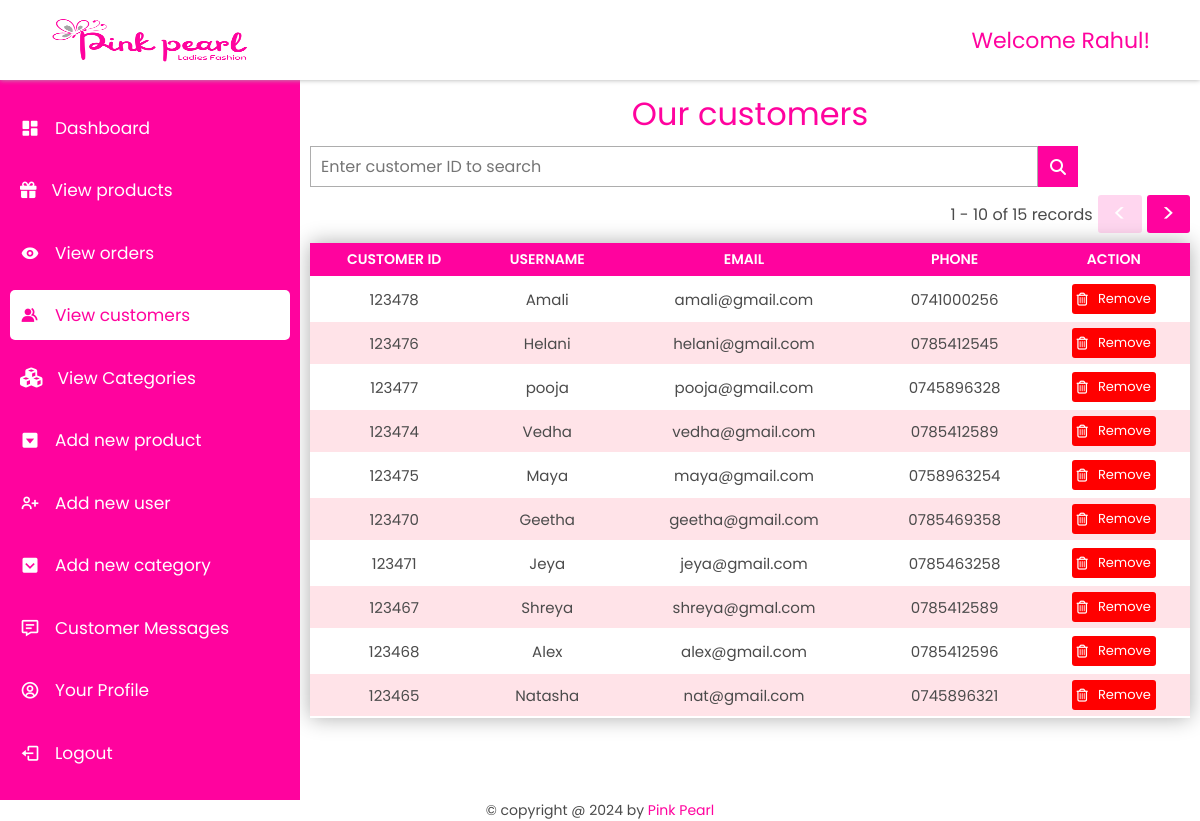
The app's page /admin/customers.php (signed in) with its own data.
### tables this page shows
CREATE TABLE `users` (
  `user_id` int(11) NOT NULL,
  `username` varchar(50) NOT NULL,
  `first_name` varchar(100) NOT NULL,
  `last_name` varchar(100) NOT NULL,
  `phone` varchar(15) NOT NULL,
  `address_line1` text NOT NULL,
  `address_line2` text NOT NULL,
  `email` varchar(100) NOT NULL,
  `password` char(255) NOT NULL,
  `reg_date` date NOT NULL DEFAULT current_timestamp(),
  `user_type` varchar(50) NOT NULL,
  `current_point_balance` int(11) NOT NULL
);

### admin/customers.php (the view, shortened to what this page needs)
<?php
    include('../database/dbconnection.php');
    $limit = 10;
    $offset = 0;
    $searchword = "";
    $customerSelectQuery = "select * from users where user_id like '%" . $searchword . "%' and user_type='customer' order by reg_date desc limit $limit offset $offset";
    $customersResult = mysqli_query($connection, $customerSelectQuery);
    $totalNoOfCustomers = getIotalNoOfCustomers($connection, $searchword);
?>
<!DOCTYPE html>
<html lang="en">
<head>
    <link rel="stylesheet" href="../index.css">
    <link rel="stylesheet" href="https://maxst.icons8.com/vue-static/landings/line-awesome/line-awesome/1.3.0/css/line-awesome.min.css">
    <link  rel="stylesheet"href="https://unpkg.com/boxicons@2.1.4/css/boxicons.min.css">
    <link rel="stylesheet" href="style.css">
</head>
<body>
    <header>
        <div style="display: flex;align-items: center;gap: 10px;"><i class="fa fa-bars toggle-menu" aria-hidden="true" onclick="handleNav()" style="font-size: 20px;"></i><img src="../uploadedImages/logo.png" alt=""></div>
        <h1>Welcome <?php echo $_SESSION['admin_name'] ?>!</h1>
    </header>
    <main>
        <div class="side-bar">
            <ul>
                <li class="active">
                    <a href="dashboard.php"><i class='bx bxs-dashboard'></i>
                    <span>Dashboard</span></a>
                </li>
                <li>
                    <a href="products.php"><i class="fa fa-gift" aria-hidden="true" style="font-size: 16.5px;"></i>
                    <span>View products</span></a>
                </li>
                <li>
                    <a href="orders.php"><i class='bx bxs-show'></i>
                    <span>View orders</span></a>
                </li>
                <li>
                    <a href="customers.php" class="active"><i class='bx bxs-group'></i>
                    <span>View customers</span></a>
                </li>
                <li>
                    <a href="categories.php"><i class="fa fa-cubes" aria-hidden="true"></i>
                    <span>View Categories</span></a>
                </li>
                <li>
                    <a href="addnewproduct.php"><i class='bx bxs-caret-down-square' ></i>
                    <span>Add new product</span></a>
                </li>
                <li>
                    <a href="addnewuser.php"><i class='bx bx-user-plus'></i>
                    <span>Add new user</span></a>
                </li>
                <li>
                    <a href="addNewCategory.php"><i class='bx bxs-chevron-down-square'></i>
                    <span>Add new category</span></a>
                </li>
                <li>
                    <a href="messages.php"><i class='bx bx-message-detail'></i>
                    <span>Customer Messages</span></a>
                </li>
                <li>
                    <a href="profile.php"><i class='bx bx-user-circle'></i>
                    <span>Your Profile</span></a>
                </li>
                <li>
                    <a href="../account/logout.php"><i class='bx bx-log-out'></i>
                    <span>Logout</span></a>
                </li>
            </ul>
        </div>
        <div class="container products-container">
            <h1>Our customers</h1>
            <form class="actions" action="customers.php" method="get">
                    <input type="text" placeholder="Enter customer ID to search" name="searchword" value="<?php echo $searchword ?>">
                    <button type="submit" name="search"><i class="fa fa-search" aria-hidden="true"></i></button>
            </form>
            <div class="progress">
                <span><?php echo $offset+1; ?> - <?php echo $offset+mysqli_num_rows($customersResult); ?> of <?php echo $totalNoOfCustomers; ?> records </span>
                <a href="<?php echo "customers.php?offset=". $offset-$limit . "&searchword=$searchword" ?>" class="<?php if ($offset==0) echo 'disabled' ?>"><button style="font-size: 25px;padding: 0px 15px" ><</button></a>
                <a href="<?php echo "customers.php?offset=". $offset+$limit . "&searchword=$searchword" ?>" class="<?php if ($offset+mysqli_num_rows($customersResult) == $totalNoOfCustomers) echo 'disabled' ?>"><button style="font-size: 25px;padding: 0px 15px" >></button></a>
            </div>
            <div class="product-list main-table">
                <table>
                    <thead><th>Customer ID</th><th>Username</th><th>Email</th><th>Phone</th><th>action</th></thead>
                    <?php
                        while ($customer = mysqli_fetch_assoc($customersResult)) {
                            echo "<tr>";
                            echo "<td>" . $customer['user_id'] . "</td>";
                            echo "<td>" . $customer['username'] . "</td>";
                            echo "<td>" . $customer['email'] . "</td>";
                            echo "<td>" . $customer['phone'] . "</td>";
                            echo "<td style='display:flex; justify-content:center;'><a href='customers.php?remove=". $customer['user_id'] . "'><button class='delete'><i class='fa fa-trash-o' aria-hidden='true'></i>Remove</button></a></td>";
                            echo "</tr>";
                        }
                    ?>
                </table>
            </div>
        </div>
    </main>
    <footer>
        &copy; copyright  @ <?php echo date('Y'); ?> by <span style="color: var(--pink);">Pink Pearl</span>
    </footer>
</body>
</html>
<?php
    function getIotalNoOfCustomers($connection, $searchword) {
        $query = "select count(*) from users where username like '%" . $searchword . "%' and user_type='customer'";
        $result = mysqli_query($connection, $query);
        $count = mysqli_fetch_assoc($result)['count(*)'];
        return $count;
    }
?>

### index.css (style rules this page uses)
* { margin: 0;padding: 0; box-sizing: border-box; font-family: 'Poppins', sans-serif; font-weight: 400; text-decoration: none; list-style-type: none; color: var(--black); outline: none; }
:root { --white: white; --black: rgb(75, 75, 75); --grey: rgb(173, 173, 173); --lightpink: rgb(255, 227, 232); --pink: #FF039E; }
button, .button { padding: 10px 25px; background-color: var(--pink); font-size: 20px; border: none; color: var(--white); cursor: pointer; transition: 0.3s; border-radius: 3px; display: flex; align-items: center; justify-content: center; gap: 10px; }
button i { color: var(--white); }

### admin/style.css (style rules this page uses)
button { font-size: 13px; padding: 5px; }
button.delete { background-color: red; }
header { width: 100%; position: fixed; display: flex; align-items: center; justify-content: space-between; height: 10vh; padding: 10px 50px; box-shadow: 0 0 5px var(--grey); background-color: var(--white); z-index: 1000; }
header img { width: 200px; height: 47px; }
header h1 { font-size: 22px;color: var(--pink); }
main { min-height: 100vh; width: 100%; }
main .side-bar { height: 90vh; width: 300px; background-color: var(--pink); position: fixed; top: 10vh; left: 0; padding: 10px; }
main .side-bar ul { width: 100%; height: 100%; display: flex; flex-direction: column; justify-content: space-evenly; }
main .side-bar ul li a { display: inline-block; padding: 12px 10px; width: 100%; font-size: 17px; display: flex; align-items: center; gap: 15px; color: var(--white); transition: 0.3s; border-radius: 5px; }
main .side-bar ul li a span { color: var(--white); }
main .side-bar ul li a i { font-size: 20px; color: var(--white); }
main .side-bar ul li a:hover, main .side-bar ul li a.active { background-color: var(--white); }
main .side-bar ul li a:hover span, main .side-bar ul li a:hover i, main .side-bar ul li a.active span , main .side-bar ul li a.active i { color: var(--pink); }
main .container { background-color: var(--white); max-height: 90vh; overflow-y: scroll; width: calc(100% - 300px); position: relative; left: 300px; top: 10vh; padding: 10px 10px 25px; }
main .container > h1, main .container > h1 span { color: var(--pink); margin-bottom: 5px; text-align: center; }
.products-container { height: 90vh; overflow-y: scroll; }
a.disabled, a.disabled button { opacity: 0.4; pointer-events: none;cursor:not-allowed; }
.products-container .actions { width: 100%; max-width: 768px; display: flex; gap: 0; padding: 3px 0; margin-bottom: 5px; }
.products-container .actions button { border-radius: 0; transition: 0.3s; font-size: 16px; width: 40px; padding: 5px 15px; }
.products-container .actions button i { color: var(--white); }
.products-container .actions input, .products-container .actions select { padding: 7px 10px; width: 100%; background: transparent; border: 1.5px solid var(--grey); font-size: 16px; }
.products-container .product-list, .dashboard .order-list { width: 100%; }
.product-list table, .order-list table { width: 100%; margin-top: 10px; border-collapse: collapse; cursor:pointer; box-shadow: 0 0 20px var(--grey); }
.products-container table td, .products-container table th, .order-list table th, .order-list table td { text-align: center; padding: 6px; }
.products-container table td { font-size: 15px; }
.products-container .product-list table th, .order-list table th { background-color: var(--pink); color: white; font-weight: 600; text-transform: uppercase; font-size: 14px; }
.products-container table tr:nth-of-type(even), .order-list table tr:nth-of-type(even) { background-color: var(--lightpink); }
.products-container .main-table table tr:nth-of-type(even), .products-container .main-table table tr:nth-of-type(odd) { border-bottom: 2px solid var(--white); }
.products-container .progress { display: flex; align-items: center; gap: 5px; }
footer { text-align: center; font-size: 14px; }

### records on screen
users: user_id "123478", username "Amali", email "amali@gmail.com", phone "0741000256"
users: user_id "123476", username "Helani", email "helani@gmail.com", phone "0785412545"
users: user_id "123477", username "pooja", email "pooja@gmail.com", phone "0745896328"
users: user_id "123474", username "Vedha", email "vedha@gmail.com", phone "0785412589"
users: user_id "123475", username "Maya", email "maya@gmail.com", phone "0758963254"
users: user_id "123470", username "Geetha", email "geetha@gmail.com", phone "0785469358"
users: user_id "123471", username "Jeya", email "jeya@gmail.com", phone "0785463258"
users: user_id "123467", username "Shreya", email "shreya@gmal.com", phone "0785412589"
users: user_id "123468", username "Alex", email "alex@gmail.com", phone "0785412596"
users: user_id "123465", username "Natasha", email "nat@gmail.com", phone "0745896321"

### other values on screen
$_SESSION['admin_name'] "Rahul"
$offset+1 "1"
$offset+mysqli_num_rows($customersResult) "10"
$totalNoOfCustomers "15"
